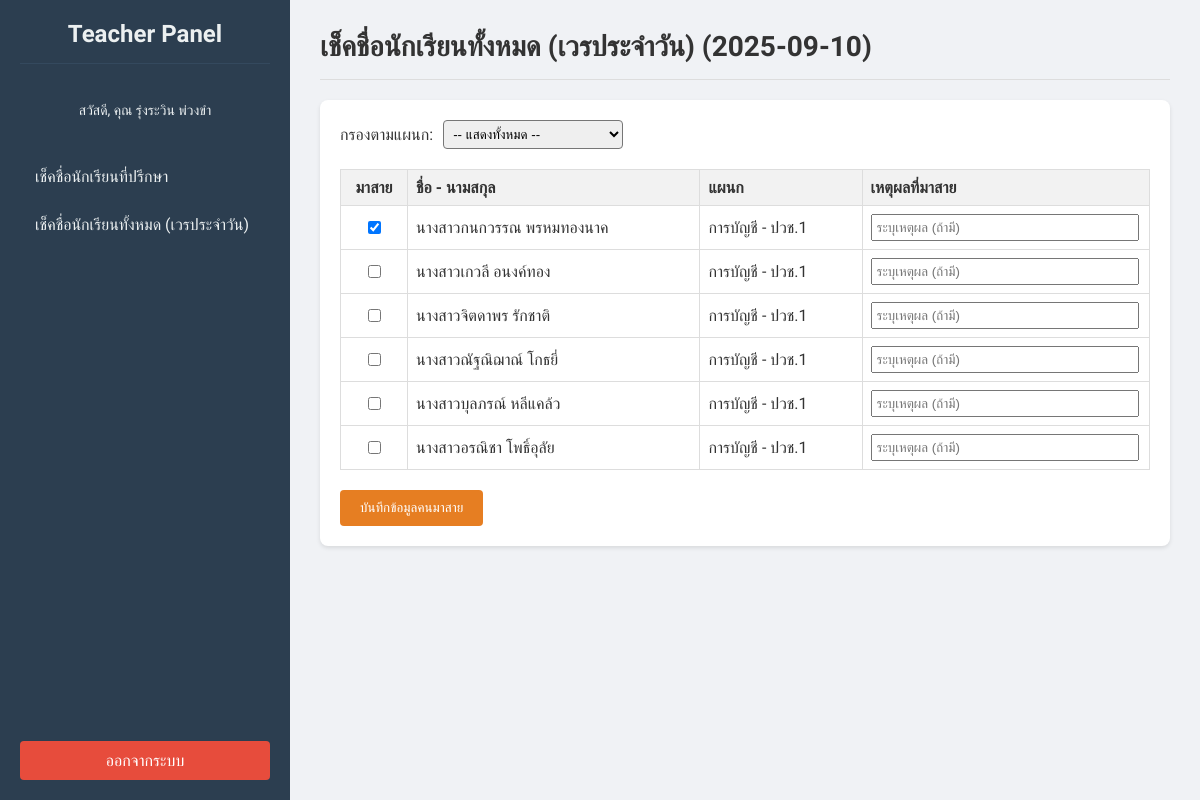
Page /teacher_dashboard.php?page=duty (signed in) on the committed database.
### tables this page shows
CREATE TABLE `weekly_duty` (
  `day_of_week` int(1) NOT NULL COMMENT '1=จันทร์, 2=อังคาร, ..., 5=ศุกร์',
  `user_id` int(11) NOT NULL COMMENT 'รหัสครูที่เข้าเวร (FK to users.id)'
);

CREATE TABLE `attendance` (
  `id` int(11) NOT NULL,
  `student_id` int(11) NOT NULL COMMENT 'รหัสนักเรียน (FK to students.id)',
  `status` enum('present','late','absent','on_leave') NOT NULL COMMENT 'สถานะ: มา, สาย, ขาด, ลา',
  `check_in_date` date NOT NULL,
  `check_in_time` datetime DEFAULT current_timestamp() COMMENT 'เวลาที่บันทึก',
  `checked_by_user_id` int(11) NOT NULL COMMENT 'รหัสผู้ที่เช็คชื่อ (FK to users.id)',
  `late_reason` varchar(255) DEFAULT NULL COMMENT 'เหตุผลที่มาสาย'
);

CREATE TABLE `students` (
  `id` int(11) NOT NULL,
  `student_code` varchar(20) NOT NULL COMMENT 'รหัสนักเรียน',
  `first_name` varchar(100) NOT NULL COMMENT 'ชื่อจริง',
  `last_name` varchar(100) NOT NULL COMMENT 'นามสกุล',
  `gender` enum('M','F') NOT NULL COMMENT 'M=ชาย, F=หญิง',
  `department_id` int(11) NOT NULL COMMENT 'รหัสแผนกวิชา (FK to departments.id)'
);

CREATE TABLE `departments` (
  `id` int(11) NOT NULL,
  `name` varchar(100) NOT NULL COMMENT 'ชื่อแผนกวิชา',
  `level` varchar(50) DEFAULT NULL,
  `advisor_id` int(11) DEFAULT NULL COMMENT 'รหัสของครูที่ปรึกษา (FK to users.id)'
);

### teacher_dashboard.php (the view, shortened to what this page needs)
<?php
include 'db_connect.php';
$teacher_id = $_SESSION['user_id'];
$today_date = date('Y-m-d');
$is_on_duty = false;
$day_of_week = date('N');
$duty_stmt = $conn->prepare("SELECT user_id FROM weekly_duty WHERE day_of_week = ?");
if ($duty_stmt) {
    $duty_stmt->bind_param("i", $day_of_week);
    $duty_stmt->execute();
    $duty_result = $duty_stmt->get_result();
    if ($duty_row = $duty_result->fetch_assoc()) {
        if ($duty_row['user_id'] == $teacher_id) {
            $is_on_duty = true;
        }
    }
}
$page = $_GET['page'] ?? 'advisees';
$students = [];
$page_title = '';
$no_students_message = '';
if ($page === 'duty' && $is_on_duty) {
    $page_title = "เช็คชื่อนักเรียนทั้งหมด (เวรประจำวัน)";
    $no_students_message = "ไม่พบนักเรียนในระบบ";
    $search_dept_id = isset($_GET['search_dept']) ? (int)$_GET['search_dept'] : 0;
    $sql = "SELECT s.id, s.student_code, s.first_name, s.last_name, a.status, d.name as department_name, d.level as department_level
        FROM students s
        JOIN departments d ON s.department_id = d.id
        LEFT JOIN attendance a ON s.id = a.student_id AND a.check_in_date = '{$today_date}' -- Corrected JOIN condition
    ";
    $sql .= " ORDER BY d.name, d.level, s.student_code";
    $students_result = $conn->query($sql);
    if ($students_result) {
        while ($student = $students_result->fetch_assoc()) {
            $students[] = $student;
        }
    }
}
?>
<!DOCTYPE html>
<html lang="th">
<head>
    <link rel="stylesheet" href="admin_style.css">
</head>
<body>
    <div class="dashboard-container">
        <div class="sidebar">
            <h3>Teacher Panel</h3>
            <p>สวัสดี, คุณ <?php
                $display_name = isset($_SESSION['first_name']) && !empty($_SESSION['first_name'])
                                ? $_SESSION['first_name'] . ' ' . $_SESSION['last_name']
                                : $_SESSION['username'];
                echo htmlspecialchars($display_name);
            ?></p>
            <ul>
                <li><a href="teacher_dashboard.php?page=advisees">เช็คชื่อนักเรียนที่ปรึกษา</a></li>
                <?php if ($is_on_duty): ?>
                <li><a href="teacher_dashboard.php?page=duty">เช็คชื่อนักเรียนทั้งหมด (เวรประจำวัน)</a></li>
                <?php endif; ?>
            </ul>
            <a href="logout.php" class="logout-btn">ออกจากระบบ</a>
        </div>
        <div class="main-content">
            <div class="content-header"><h1><?php echo $page_title; ?> (<?php echo $today_date; ?>)</h1></div>
            <div class="content-body">
                <?php if ($page === 'duty' && $is_on_duty): ?>
                    <form action="teacher_dashboard.php" method="get" style="margin-bottom: 20px; display: flex; gap: 10px; align-items: center;">
                        <label for="search_dept">กรองตามแผนก:</label>
                        <select name="search_dept" id="search_dept" onchange="this.form.submit()" style="padding: 5px; border-radius: 4px;">
                            <option value="0">-- แสดงทั้งหมด --</option>
                        </select>
                    </form>
                    <form action="teacher_dashboard.php?page=duty&search_dept=<?php echo $search_dept_id; ?>" method="post">
                        <table style="width: 100%; border-collapse: collapse;">
                            <tr style="background-color: #f2f2f2;">
                                <th style="padding: 8px; border: 1px solid #ddd; width: 50px;">มาสาย</th>
                                <th style="padding: 8px; border: 1px solid #ddd; text-align: left;">ชื่อ - นามสกุล</th>
                                <th style="padding: 8px; border: 1px solid #ddd; text-align: left;">แผนก</th>
                                <th style="padding: 8px; border: 1px solid #ddd; text-align: left;">เหตุผลที่มาสาย</th>
                            </tr>
                            <?php foreach ($students as $student): ?>
                                <tr>
                                    <td style="padding: 8px; border: 1px solid #ddd; text-align: center;">
                                        <input type="checkbox" name="late_students[]" value="<?php echo $student['id']; ?>" <?php if ($student['status'] === 'late') echo 'checked'; ?>>
                                    </td>
                                    <td style="padding: 8px; border: 1px solid #ddd;"><?php echo htmlspecialchars($student['first_name'] . ' ' . $student['last_name']); ?></td>
                                    <td style="padding: 8px; border: 1px solid #ddd;"><?php echo htmlspecialchars($student['department_name'] . ' - ' . $student['department_level']); ?></td>
                                    <td style="padding: 8px; border: 1px solid #ddd;">
                                        <input type="text" name="late_reason[<?php echo $student['id']; ?>]" style="width: 95%; padding: 4px;" placeholder="ระบุเหตุผล (ถ้ามี)">
                                    </td>
                                </tr>
                            <?php endforeach; ?>
                        </table>
                        <button type="submit" name="save_attendance" style="background-color: #e67e22; color: white; border: none; padding: 10px 20px; border-radius: 4px; cursor: pointer; margin-top: 20px;">บันทึกข้อมูลคนมาสาย</button>
                    </form>
                <?php elseif (!empty($students)): ?>
                    <p>ส่วนของครูที่ปรึกษาจะแสดงที่นี่</p>
                <?php else: ?>
                    <p><?php echo $no_students_message; ?></p>
                <?php endif; ?>
            </div>
        </div>
    </div>
</body>
</html>

### admin_style.css (style rules this page uses)
body { font-family: 'Sarabun', sans-serif; background-color: #f0f2f5; margin: 0; color: #333; }
.dashboard-container { display: flex; min-height: 100vh; }
.sidebar { width: 250px; background-color: #2c3e50; color: #ecf0f1; padding: 20px; display: flex; flex-direction: column; }
.sidebar h3 { text-align: center; margin-top: 0; font-size: 24px; border-bottom: 1px solid #34495e; padding-bottom: 15px; }
.sidebar p { text-align: center; font-size: 14px; margin-bottom: 20px; }
.sidebar ul { list-style: none; padding: 0; flex-grow: 1; }
.sidebar ul li a { display: block; padding: 12px 15px; color: #ecf0f1; text-decoration: none; border-radius: 4px; margin-bottom: 5px; transition: background-color 0.2s; }
.logout-btn { display: block; text-align: center; padding: 10px; background-color: #e74c3c; color: white; text-decoration: none; border-radius: 4px; transition: background-color 0.2s; }
.main-content { flex-grow: 1; padding: 30px; }
.content-header { border-bottom: 1px solid #ddd; padding-bottom: 15px; margin-bottom: 20px; }
.content-header h1 { margin: 0; font-size: 28px; }
.content-body { background-color: #ffffff; padding: 20px; border-radius: 8px; box-shadow: 0 2px 4px rgba(0,0,0,0.1); }

### rows in the picture
weekly_duty: user "เช็คชื่อนักเรียนทั้งหมด (เวรประจำวัน)"
students: first_name+last_name "นางสาวกนกวรรณ พรหมทองนาค", department.level "การบัญชี - ปวช.1"
attendance: status "☑"
students: first_name+last_name "นางสาวเกวลี อนงค์ทอง", department.level "การบัญชี - ปวช.1"
students: first_name+last_name "นางสาวจิตดาพร รักชาติ", department.level "การบัญชี - ปวช.1"
students: first_name+last_name "นางสาวณัฐณิฌาณ์ โกธยี่", department.level "การบัญชี - ปวช.1"
students: first_name+last_name "นางสาวบุลภรณ์ หลีแคล้ว", department.level "การบัญชี - ปวช.1"
students: first_name+last_name "นางสาวอรณิชา โพธิ์อุลัย", department.level "การบัญชี - ปวช.1"

### other values in the picture
$display_name "รุ่งระวิน พ่วงขำ"
